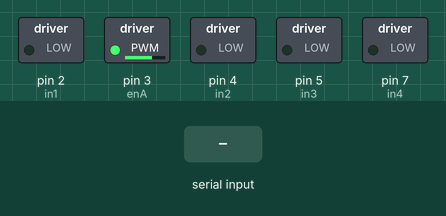
The sketch below on a simulated Arduino Uno, built with avr-gcc and run on an emulated ATmega328P. Shown: switched loads named in the sketch (green lamp = pin HIGH). The test bench sets the inputs (shaded band).

Above: at 1.2 s.
1.3 s: "F" received over Serial
At 1.8 s:
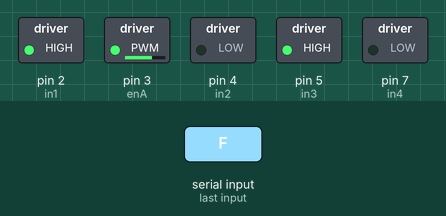
2.8 s: "L" received over Serial
At 4.0 s:
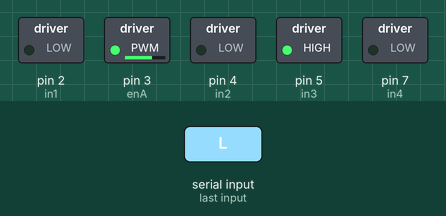
4.3 s: "R" received over Serial
At 5.3 s:
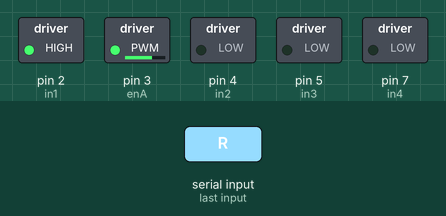
5.8 s: "B" received over Serial
At 6.4 s:
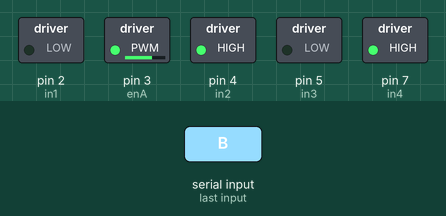
7.3 s: "P" received over Serial
At 7.6 s:
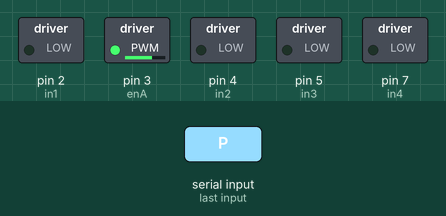
Timing chart, 0 to 9.8 s (numbered marks = the images above; inputs shaded):
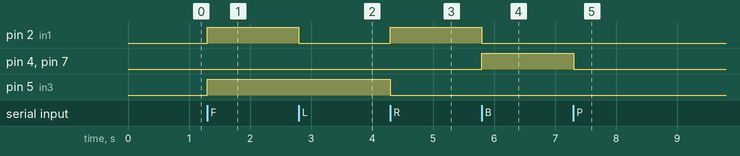

The sketch:

ROBOT.ino
```cpp
#define enA 3
#define enB 3

#define in1 2
#define in2 4
#define in3 5
#define in4 7

void setup()
{
  Serial.begin(9600);

  pinMode(enA,OUTPUT);
  pinMode(enB,OUTPUT);
  pinMode(in1,OUTPUT);
  pinMode(in2,OUTPUT);
  pinMode(in3,OUTPUT);
  pinMode(in4,OUTPUT);

  analogWrite(enA,170);
  analogWrite(enB,170);

}

void loop()
{
  if (Serial.available()>0)
  {
    char c = Serial.read();

    switch(c)
    {
      case 'F' ://Forward
        digitalWrite(in1, HIGH);
        digitalWrite(in2, LOW);
        digitalWrite(in3, HIGH);
        digitalWrite(in4, LOW);
        break;

      case 'L' ://Left
        digitalWrite(in1, LOW);
        digitalWrite(in2, LOW);
        digitalWrite(in3, HIGH);
        digitalWrite(in4, LOW);
        break;

      case 'R' ://Right
        digitalWrite(in1, HIGH);
        digitalWrite(in2, LOW);
        digitalWrite(in3, LOW);
        digitalWrite(in4, LOW);
        break;

      case 'B' ://Backward
        digitalWrite(in1, LOW);
        digitalWrite(in2, HIGH);
        digitalWrite(in3, LOW);
        digitalWrite(in4, HIGH);
        break;

      case 'P' :
        digitalWrite(in1, LOW);
        digitalWrite(in2, LOW);
        digitalWrite(in3, LOW);
        digitalWrite(in4, LOW);
        break;

      default :
        digitalWrite(in1, LOW);
        digitalWrite(in2, LOW);
        digitalWrite(in3, LOW);
        digitalWrite(in4, LOW);
        break;
    }
  }
}
```

Measured:
- after the input at 1.3 s, pin 2 (in1), pin 5 (in3): LOW → HIGH at once
- after the input at 2.8 s, pin 2 (in1): HIGH → LOW at once
- after the input at 4.3 s, pin 2 (in1): LOW → HIGH at once; pin 5 (in3): HIGH → LOW at once
- after the input at 5.8 s, pin 2 (in1): HIGH → LOW at once; pin 4 (in2), pin 7 (in4): LOW → HIGH at once
- after the input at 7.3 s, pin 4 (in2), pin 7 (in4): HIGH → LOW at once
